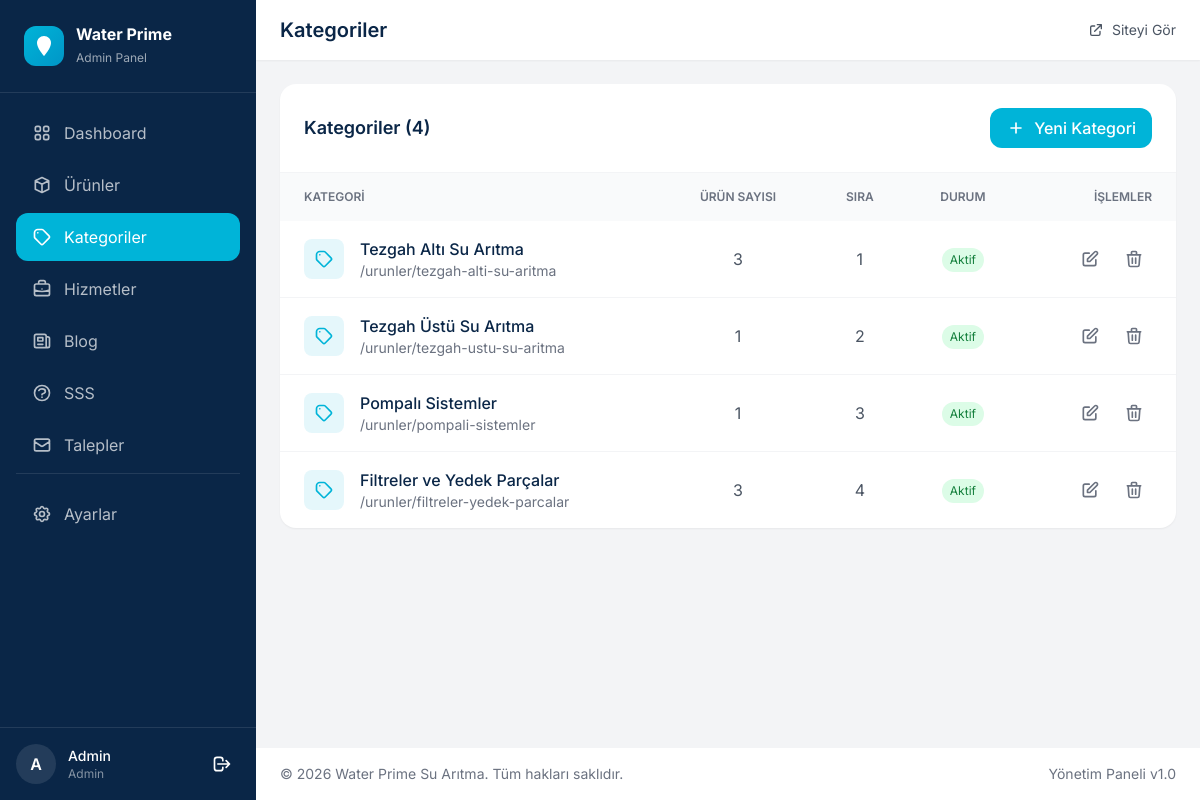
Page /admin/kategoriler.php (signed in) on the committed database.
### tables this page shows
CREATE TABLE `categories` (
  `id` int(11) NOT NULL AUTO_INCREMENT,
  `name` varchar(100) NOT NULL,
  `slug` varchar(100) NOT NULL,
  `description` text DEFAULT NULL,
  `image` varchar(255) DEFAULT NULL,
  `sort_order` int(11) DEFAULT 0,
  `is_active` tinyint(1) DEFAULT 1,
  `meta_title` varchar(255) DEFAULT NULL,
  `meta_description` text DEFAULT NULL,
  `created_at` datetime DEFAULT CURRENT_TIMESTAMP,
  `updated_at` datetime DEFAULT CURRENT_TIMESTAMP ON UPDATE CURRENT_TIMESTAMP,
  PRIMARY KEY (`id`),
  UNIQUE KEY `slug` (`slug`)
);

### admin/kategoriler.php (the view, shortened to what this page needs)
<?php
$db = getDB();
$editCategory = null;
$isAddMode = isset($_GET['action']) && $_GET['action'] === 'add';
$categories = $db->query("
    SELECT c.*, (SELECT COUNT(*) FROM products WHERE category_id = c.id) as product_count
    FROM categories c
    ORDER BY c.sort_order ASC
")->fetchAll();
include 'includes/admin-header.php';
?>
<?php if ($editCategory || $isAddMode): ?>
<div class="bg-white rounded-2xl shadow-sm">
    <div class="p-6 border-b border-gray-100">
        <div class="flex items-center justify-between">
            <h2 class="text-lg font-semibold text-primary">
                <?= $editCategory ? 'Kategori Düzenle' : 'Yeni Kategori Ekle' ?>
            </h2>
            <a href="kategoriler.php" class="text-gray-500 hover:text-gray-700">
                <svg class="w-6 h-6" fill="none" stroke="currentColor" viewBox="0 0 24 24">
                    <path stroke-linecap="round" stroke-linejoin="round" stroke-width="2" d="M6 18L18 6M6 6l12 12"/>
                </svg>
            </a>
        </div>
    </div>
    <form method="POST" enctype="multipart/form-data" class="p-6">
        <?php if ($editCategory): ?>
        <input type="hidden" name="id" value="<?= $editCategory['id'] ?>">
        <input type="hidden" name="current_image" value="<?= htmlspecialchars($editCategory['image']) ?>">
        <?php endif; ?>
        <div class="grid lg:grid-cols-2 gap-6">
            <div class="space-y-6">
                <div>
                    <label class="block text-sm font-medium text-gray-700 mb-2">Kategori Adı *</label>
                    <input type="text" name="name" required
                           value="<?= htmlspecialchars($editCategory['name'] ?? '') ?>"
                           class="w-full px-4 py-3 rounded-xl border border-gray-200 focus:border-accent focus:ring-2 focus:ring-accent/20">
                </div>
                <div>
                    <label class="block text-sm font-medium text-gray-700 mb-2">URL (Slug)</label>
                    <input type="text" name="slug"
                           value="<?= htmlspecialchars($editCategory['slug'] ?? '') ?>"
                           class="w-full px-4 py-3 rounded-xl border border-gray-200 focus:border-accent focus:ring-2 focus:ring-accent/20">
                </div>
                <div>
                    <label class="block text-sm font-medium text-gray-700 mb-2">Açıklama</label>
                    <textarea name="description" rows="3"
                              class="w-full px-4 py-3 rounded-xl border border-gray-200 focus:border-accent focus:ring-2 focus:ring-accent/20"><?= htmlspecialchars($editCategory['description'] ?? '') ?></textarea>
                </div>
                <div>
                    <label class="block text-sm font-medium text-gray-700 mb-2">Görsel</label>
                    <?php if (!empty($editCategory['image'])): ?>
                    <div class="mb-3">
                        <img src="<?= ASSETS_URL ?>/images/<?= htmlspecialchars($editCategory['image']) ?>"
                             class="w-32 h-32 object-cover rounded-xl">
                    </div>
                    <?php endif; ?>
                    <input type="file" name="image" accept="image/*"
                           class="w-full px-4 py-3 rounded-xl border border-gray-200">
                </div>
            </div>
            <div class="space-y-6">
                <div>
                    <label class="block text-sm font-medium text-gray-700 mb-2">Sıralama</label>
                    <input type="number" name="sort_order"
                           value="<?= htmlspecialchars($editCategory['sort_order'] ?? '0') ?>"
                           class="w-full px-4 py-3 rounded-xl border border-gray-200 focus:border-accent focus:ring-2 focus:ring-accent/20">
                </div>
                <div>
                    <label class="flex items-center gap-3 cursor-pointer">
                        <input type="checkbox" name="is_active" value="1"
                               <?= ($editCategory['is_active'] ?? 1) ? 'checked' : '' ?>
                               class="w-5 h-5 rounded border-gray-300 text-accent focus:ring-accent">
                        <span class="text-gray-700">Aktif</span>
                    </label>
                </div>
                <div class="bg-gray-50 rounded-xl p-4 space-y-4">
                    <h3 class="font-medium text-primary">SEO Ayarları</h3>
                    <div>
                        <label class="block text-sm font-medium text-gray-700 mb-2">Meta Başlık</label>
                        <input type="text" name="meta_title"
                               value="<?= htmlspecialchars($editCategory['meta_title'] ?? '') ?>"
                               class="w-full px-4 py-3 rounded-xl border border-gray-200">
                    </div>
                    <div>
                        <label class="block text-sm font-medium text-gray-700 mb-2">Meta Açıklama</label>
                        <textarea name="meta_description" rows="2"
                                  class="w-full px-4 py-3 rounded-xl border border-gray-200"><?= htmlspecialchars($editCategory['meta_description'] ?? '') ?></textarea>
                    </div>
                </div>
                <button type="submit"
                        class="w-full bg-accent hover:bg-accent-dark text-white px-6 py-3 rounded-xl font-semibold transition-colors">
                    <?= $editCategory ? 'Güncelle' : 'Kategori Ekle' ?>
                </button>
            </div>
        </div>
    </form>
</div>
<?php else: ?>
<div class="bg-white rounded-2xl shadow-sm">
    <div class="p-6 border-b border-gray-100">
        <div class="flex items-center justify-between">
            <h2 class="text-lg font-semibold text-primary">Kategoriler (<?= count($categories) ?>)</h2>
            <a href="kategoriler.php?action=add"
               class="inline-flex items-center gap-2 bg-accent hover:bg-accent-dark text-white px-4 py-2 rounded-xl font-medium transition-colors">
                <svg class="w-5 h-5" fill="none" stroke="currentColor" viewBox="0 0 24 24">
                    <path stroke-linecap="round" stroke-linejoin="round" stroke-width="2" d="M12 6v6m0 0v6m0-6h6m-6 0H6"/>
                </svg>
                Yeni Kategori
            </a>
        </div>
    </div>
    <?php if (!empty($categories)): ?>
    <div class="overflow-x-auto">
        <table class="w-full">
            <thead class="bg-gray-50">
                <tr>
                    <th class="px-6 py-4 text-left text-xs font-semibold text-gray-500 uppercase">Kategori</th>
                    <th class="px-6 py-4 text-center text-xs font-semibold text-gray-500 uppercase">Ürün Sayısı</th>
                    <th class="px-6 py-4 text-center text-xs font-semibold text-gray-500 uppercase">Sıra</th>
                    <th class="px-6 py-4 text-center text-xs font-semibold text-gray-500 uppercase">Durum</th>
                    <th class="px-6 py-4 text-right text-xs font-semibold text-gray-500 uppercase">İşlemler</th>
                </tr>
            </thead>
            <tbody class="divide-y divide-gray-100">
                <?php foreach ($categories as $category): ?>
                <tr class="hover:bg-gray-50">
                    <td class="px-6 py-4">
                        <div class="flex items-center gap-4">
                            <div class="w-10 h-10 rounded-lg bg-accent/10 flex items-center justify-center">
                                <svg class="w-5 h-5 text-accent" fill="none" stroke="currentColor" viewBox="0 0 24 24">
                                    <path stroke-linecap="round" stroke-linejoin="round" stroke-width="2" d="M7 7h.01M7 3h5c.512 0 1.024.195 1.414.586l7 7a2 2 0 010 2.828l-7 7a2 2 0 01-2.828 0l-7-7A1.994 1.994 0 013 12V7a4 4 0 014-4z"/>
                                </svg>
                            </div>
                            <div>
                                <span class="font-medium text-primary"><?= htmlspecialchars($category['name']) ?></span>
                                <span class="block text-sm text-gray-500">/urunler/<?= htmlspecialchars($category['slug']) ?></span>
                            </div>
                        </div>
                    </td>
                    <td class="px-6 py-4 text-center text-gray-600"><?= $category['product_count'] ?></td>
                    <td class="px-6 py-4 text-center text-gray-600"><?= $category['sort_order'] ?></td>
                    <td class="px-6 py-4 text-center">
                        <?php if ($category['is_active']): ?>
                        <span class="inline-flex px-2 py-1 bg-green-100 text-green-700 text-xs rounded-full">Aktif</span>
                        <?php else: ?>
                        <span class="inline-flex px-2 py-1 bg-gray-100 text-gray-600 text-xs rounded-full">Pasif</span>
                        <?php endif; ?>
                    </td>
                    <td class="px-6 py-4">
                        <div class="flex items-center justify-end gap-2">
                            <a href="kategoriler.php?edit=<?= $category['id'] ?>"
                               class="p-2 text-gray-500 hover:text-accent hover:bg-gray-100 rounded-lg transition-colors">
                                <svg class="w-5 h-5" fill="none" stroke="currentColor" viewBox="0 0 24 24">
                                    <path stroke-linecap="round" stroke-linejoin="round" stroke-width="2" d="M11 5H6a2 2 0 00-2 2v11a2 2 0 002 2h11a2 2 0 002-2v-5m-1.414-9.414a2 2 0 112.828 2.828L11.828 15H9v-2.828l8.586-8.586z"/>
                                </svg>
                            </a>
                            <a href="kategoriler.php?delete=<?= $category['id'] ?>"
                               onclick="return confirmDelete('Bu kategoriyi silmek istediğinizden emin misiniz?')"
                               class="p-2 text-gray-500 hover:text-red-500 hover:bg-red-50 rounded-lg transition-colors">
                                <svg class="w-5 h-5" fill="none" stroke="currentColor" viewBox="0 0 24 24">
                                    <path stroke-linecap="round" stroke-linejoin="round" stroke-width="2" d="M19 7l-.867 12.142A2 2 0 0116.138 21H7.862a2 2 0 01-1.995-1.858L5 7m5 4v6m4-6v6m1-10V4a1 1 0 00-1-1h-4a1 1 0 00-1 1v3M4 7h16"/>
                                </svg>
                            </a>
                        </div>
                    </td>
                </tr>
                <?php endforeach; ?>
            </tbody>
        </table>
    </div>
    <?php endif; ?>
</div>
<?php endif; ?>
<?php include 'includes/admin-footer.php'; ?>

### rows in the picture
categories: name "Tezgah Altı Su Arıtma", slug "tezgah-alti-su-aritma", product_count "3", sort_order "1", is_active "Aktif"
categories: name "Tezgah Üstü Su Arıtma", slug "tezgah-ustu-su-aritma", product_count "1", sort_order "2", is_active "Aktif"
categories: name "Pompalı Sistemler", slug "pompali-sistemler", product_count "1", sort_order "3", is_active "Aktif"
categories: name "Filtreler ve Yedek Parçalar", slug "filtreler-yedek-parcalar", product_count "3", sort_order "4", is_active "Aktif"

### other values in the picture
$_SESSION['admin_fullname'] "Admin"
$pageTitle "Kategoriler"
count($categories) "4"
SITE_NAME "Water Prime Su Arıtma"
